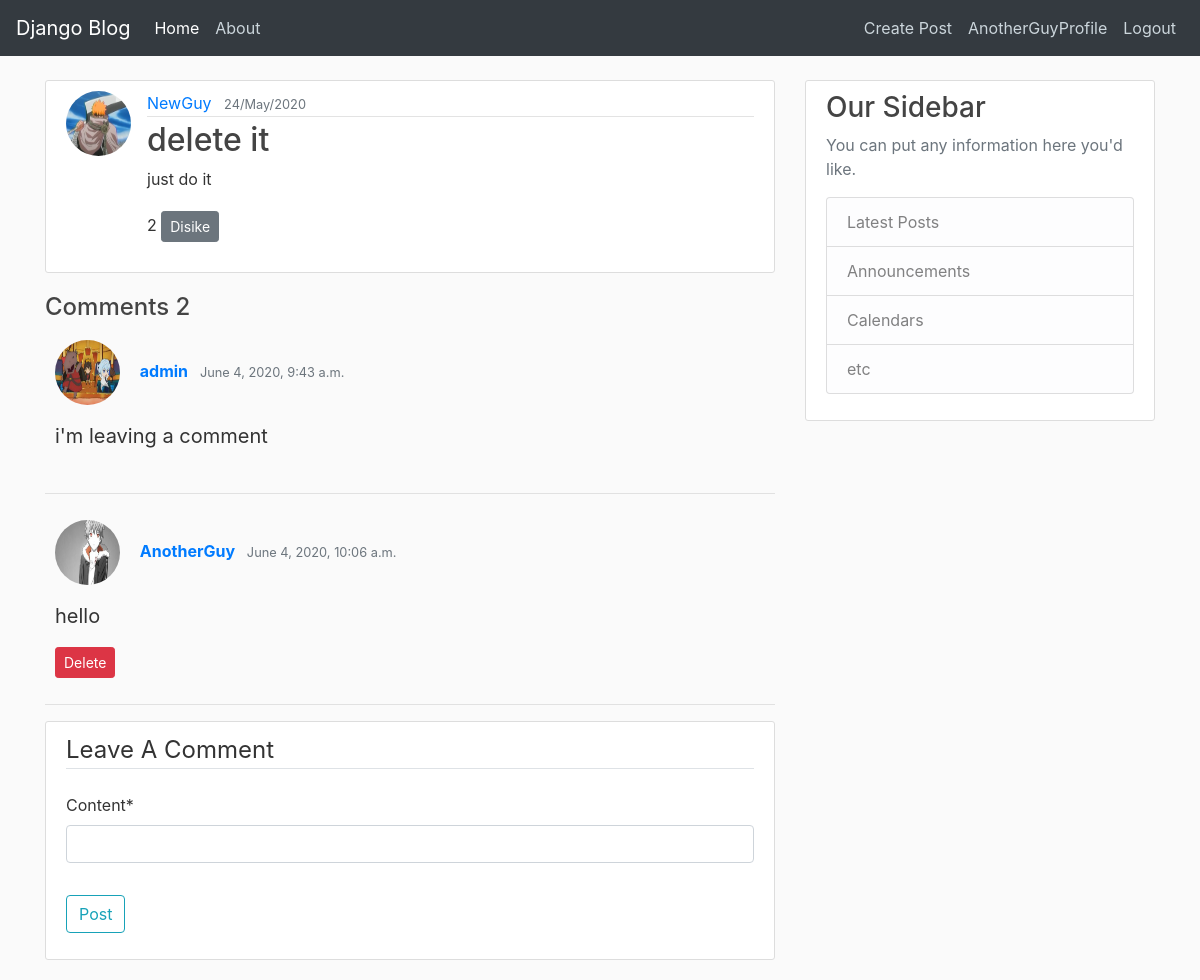
/post/12/ (signed in), run on the app's committed database.
### blog/models.py (models this page shows, shortened)
class Post(models.Model):
    title=models.CharField(max_length=100)
    content=models.TextField()
    date_created=models.DateTimeField(default=timezone.now)
    likes=models.ManyToManyField(User,related_name='like',blank=True)
    comments=models.ManyToManyField(Comment,blank=True)
    author=models.ForeignKey(User,on_delete=models.CASCADE,related_name='author')

class Comment(models.Model):
    content=models.CharField(max_length=1000)
    date_created=models.DateTimeField(default=timezone.now)
    author=models.ForeignKey(User,on_delete=models.CASCADE)

### users/models.py (models this page shows, shortened)
class Profile(models.Model):
    user=models.OneToOneField(User,on_delete=models.CASCADE)
    image=models.ImageField(default='./profile_pics/default.jpg',upload_to="profile_pics")

### blog/views.py (the view, shortened to what this page needs)
# urls.py: path('post/<int:pk>/', views.PostDetailView.as_view(),name="post-details"),
class PostDetailView( FormMixin,DetailView):
    model=Post
    ordering=['date_created']
    form_class=addComment

### blog/forms.py
class addComment(forms.ModelForm):
    content=forms.TextInput()
    class Meta:
        model=Comment
        fields=['content']

### blog/templates/blog/post_detail.html (shortened to what this page needs)
{% extends "blog/base.html" %}
{% block content %}
{% load crispy_forms_tags %}
    <article class="media content-section">
        <img class="rounded-circle article-img" src="{{ post.author.profile.image.url }}">
        <div class="media-body">
            <div class="article-metadata">
                <a class="mr-2" href="{% url 'other-user' post.author %}">{{ post.author }}</a>
                <small class="text-muted">{{ post.date_created|date:"d/F/Y" }}</small>
            </div>
            <h2 class="article-title">{{ post.title }}</h2>
            <p class="article-content">{{ post.content }}</p>
            <p>{{ post.likes.count }}
            {% if user in post.likes.all %}
                <a class="btn btn-secondary btn-sm mt-1 mb-1" href="{% url 'post-like' object.id %}">Disike</a>
            {% else %}
                <a class="btn btn-secondary btn-sm mt-1 mb-1" href="{% url 'post-like' object.id %}">Like</a>
            {% endif %}
            </p>
        </div>
    </article>
    <h4>Comments {{ post.comments.count }}</h4>
        {% for comment in post.comments.all %}
            <span>
                <div class="comments" style="padding: 10px;">
                    <p class="font-weight-bold">
                        <img class="rounded-circle article-img" src="{{ comment.author.profile.image.url }}">
                        <a class="mr-2" href="{% url 'other-user' comment.author %}">{{ comment.author }}</a>
                        <span class=" text-muted font-weight-normal">
                            <small>
                        {{ comment.date_created }}
                        </small>
                        </span>
                    </p>
                    <blockquote class="blockquote">
                        <p class="mb-0 ">{{ comment.content | linebreaks }}</p>
                    </blockquote>
                    {% if user == comment.author or user == post.author %}
                        <form action="{% url 'delete-comment' comment.id %}" method = "POST">
                            <button  class="btn btn-danger btn-sm" type="submit">Delete</button>
                        </form>
                    {% endif %}
                </div>
            </span>
            <hr>
        {% endfor %}
    <div class="content-section">
        <form method="POST">
            <fieldset class="form-group">
                <legend class="border-bottom mb-4">Leave A Comment</legend>
                {{ form|crispy }}
            </fieldset>
            <div class="form-group">
                <button class="btn btn-outline-info" type="submit">Post</button>
            </div>
        </form>
    </div>
{% endblock content %}

### blog/templates/blog/base.html (shortened to what this page needs)
{% load static %}
<!DOCTYPE html>
<html>
<head>
    <link rel="stylesheet" href="https://maxcdn.bootstrapcdn.com/bootstrap/4.0.0/css/bootstrap.min.css">
    <link rel="stylesheet" type="text/css" href="{% static 'blog/main.css' %}">
</head>
<body>
  <header class="site-header">
    <nav class="navbar navbar-expand-lg navbar-dark bg-dark fixed-top">
      <a class="navbar-brand" href="{% url 'blog-home' %}">Django Blog</a>
      <div class="collapse navbar-collapse" id="navbarColor02">
        <ul class="navbar-nav mr-auto">
          <li class="nav-item active">
            <a class="nav-item nav-link" href="{% url 'blog-home' %}">Home</a>
          </li>
          <li class="nav-item">
            <a class="nav-item nav-link" href="{% url 'blog-about' %}">About</a>
          </li>
        </ul>
        <div class="navbar-nav">
          {% if user.is_authenticated %}
          <a class="nav-item nav-link" href="{% url 'post-create' %}">Create Post</a>
          <a class="nav-item nav-link" href="{% url 'profile' %}">{{user.username}}Profile</a>
            <a class="nav-item nav-link" href="{% url 'logout' %}">Logout</a>
          {% else %}
            <a class="nav-item nav-link" href="{% url 'login' %}">Login</a>
            <a class="nav-item nav-link" href="{% url 'register' %}">Register</a>
          {% endif %}
        </div>
      </div>
    </nav>
  </header>
    <main role="main" class="container">
      <div class="row">
        <div class="col-md-8">
          {% block content %}{% endblock %}
        </div>
        <div class="col-md-4">
          <div class="content-section">
            <h3>Our Sidebar</h3>
            <p class='text-muted'>You can put any information here you'd like.
              <ul class="list-group">
                <li class="list-group-item list-group-item-light">Latest Posts</li>
                <li class="list-group-item list-group-item-light">Announcements</li>
                <li class="list-group-item list-group-item-light">Calendars</li>
                <li class="list-group-item list-group-item-light">etc</li>
              </ul>
            </p>
          </div>
        </div>
      </div>
    </main>
</body>
</html>

### blog/static/blog/main.css (style rules this page uses)
body { background: #fafafa; color: #333333; margin-top: 5rem; }
h1, h2, h3, h4, h5, h6 { color: #444444; }
ul { margin: 0; }
.site-header .navbar-nav .nav-link { color: #cbd5db; }
.content-section { background: #ffffff; padding: 10px 20px; border: 1px solid #dddddd; border-radius: 3px; margin-bottom: 20px; }
.article-title { color: #444444; }
.article-content { white-space: pre-line; }
.article-img { height: 65px; width: 65px; margin-right: 16px; }
.article-metadata { padding-bottom: 1px; margin-bottom: 4px; border-bottom: 1px solid #e3e3e3 }

### data on the page
Post: author.profile.image (picture), author "NewGuy", date_created "24/May/2020", title "delete it", content "just do it", likes.count "2", comments.count "2"
Comment: author.profile.image (picture), author "admin", date_created "June 4, 2020, 9:43 a.m.", content "i'm leaving a comment"
Comment: author.profile.image (placeholder picture), author "AnotherGuy", date_created "June 4, 2020, 10:06 a.m.", content "hello"

### other printed values
{{ user.username }} "AnotherGuy"
